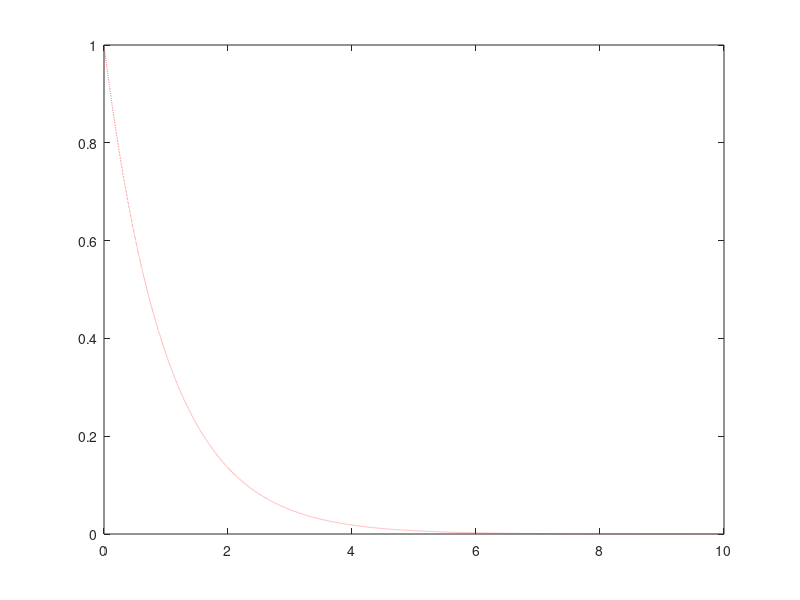

Source code (MATLAB): (Note: this script raises an error after producing the figure.)
clear all, close all, clc;

% Parameters
%A = -1;
A = [-1,0;0,-1];
b = 0;
%c = 1;
c = [0 1];
d = 0;
u = 0;

% Initial Conditions
x0 = 1;

% Stepwidth
h = 1000e-3;
t_end = 10;

%% Calculate and plot analitic solution -----------------------------------
i = 1;
yAn = zeros(size(0:h:t_end));
%yAn(1) = x0;
for t = 0:1e-3:t_end
    yAn(i) = x0*exp(A(1,1)*t);
    t_vec(i) = t;
    i = i+1;
end
figure
plot(t_vec,yAn,':r');hold on;

%%
[yAB3,t_vec] = AB3(A,b,c,d,u,h,t_end,x0)
plot(t_vec,yAB3);